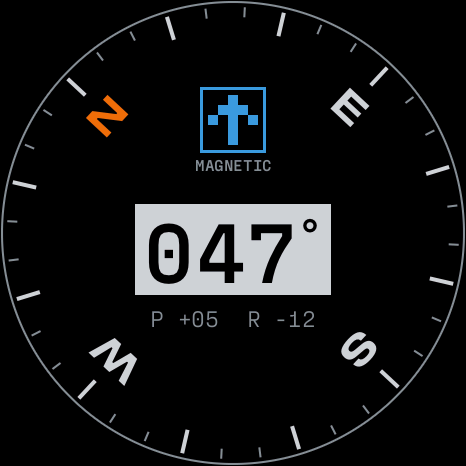
#> input picture context/design/references/firmware-captures/2026-09-25/compass-heading.png, 466 x 466 px, found by its file name
$ python calib.py
#> lines starting #> are read from the running program, lines starting #| are printed output that depends on the picture; after the words box and inside, x2 and y2 are one past the last pixel; in counts of white or black regions, pixels touching at a corner belong together; long printed decimals are rounded
### context/clock_face_design/concept-renderer/lib.py
"""Concept renderer for the 466x466 round panel.

Draws at 4x and box-filters down, which approximates the firmware's
antialiased coverage. Every element is also rendered into its own mask so
its ink bounds in panel pixels can be reported for the specification.
"""
from PIL import Image, ImageDraw, ImageFont
import numpy as np
import math

SS = 4
RECORD = True  # set False to skip ink measurement when rendering animation frames
N = 466
C = 233.0  # panel centre is the pixel corner (233, 233)

TOK = {
    'LIME': '#C0FE04', 'RED': '#F24723', 'ORANGE': '#F1710D', 'PURPLE': '#5500E4',
    'BLUE': '#409DE4', 'GRAY': '#888E98', 'WHITE': '#D2D3D6', 'BLACK': '#000000',
    'YELLOW': '#ECDB0B',  # proposed, from the reference board
}
FONT = {
    'shapiro': 'fonts/Shapiro.ttf',
    'mono': 'fonts/MonoR.otf',
    'bold': 'fonts/MonoB.otf',
}


def rgb(c):
    if isinstance(c, tuple):
        return c
    c = TOK.get(c, c)
    return tuple(int(c[i:i + 2], 16) for i in (1, 3, 5))


# [4 lines left out: function fade, not called in this run]


_fcache = {}
_icache = {}


def stroke(face, px):
    return 0


def ink_box(s, face, px):
    key = (s, face, px)
    if key not in _icache:
        f = font(face, px)
        sw = stroke(face, px)
        bb = f.getbbox(s, stroke_width=sw)
        W, H = bb[2] - bb[0] + 40, bb[3] - bb[1] + 40
        m = Image.new('L', (int(W), int(H)), 0)
        ImageDraw.Draw(m).text((20 - bb[0], 20 - bb[1]), s, font=f, fill=255, stroke_width=sw, stroke_fill=255)
        a = np.array(m)
        ys, xs = np.where(a > 100)
        _icache[key] = ((xs.min() - 20 + bb[0], ys.min() - 20 + bb[1], xs.max() + 1 - 20 + bb[0], ys.max() + 1 - 20 + bb[1]), sw)
    return _icache[key]


def font(face, px):
    key = (face, px)
    if key not in _fcache:
        _fcache[key] = ImageFont.truetype(FONT[face], int(round(px * SS)))
    return _fcache[key]


class Canvas:
    def __init__(self):
        self.img = Image.new('RGB', (N * SS, N * SS), (0, 0, 0))
#> self.img: PIL image 1864x1864 RGB; every value is 0
        self.d = ImageDraw.Draw(self.img)
        self.log = []  # (name, bbox) in panel px, inclusive

    # -- bookkeeping -------------------------------------------------------
    def _record(self, name, mask_draw_fn):
        if name is None or not RECORD:
            return None
        m = Image.new('L', (N * SS, N * SS), 0)
        mask_draw_fn(ImageDraw.Draw(m))
        a = np.array(m.resize((N, N), Image.BOX))
        ys, xs = np.where(a > 25)
        bb = None if len(ys) == 0 else (int(xs.min()), int(ys.min()), int(xs.max()), int(ys.max()))
        self.log.append((name, bb))
        return bb

    # -- primitives --------------------------------------------------------
    def rect(self, x0, y0, x1, y1, col, name=None):
        """Axis-aligned fill covering pixels x0..x1-1, y0..y1-1."""
        box = [x0 * SS, y0 * SS, x1 * SS - 1, y1 * SS - 1]
        self.d.rectangle(box, fill=rgb(col))
        self._record(name, lambda dd: dd.rectangle(box, fill=255))

    def ring(self, r0, r1, col, name=None):
#> called with r0 = 230, r1 = 232, col = 'GRAY'
        def f(dd, fill):
            dd.ellipse([(C - r1) * SS, (C - r1) * SS, (C + r1) * SS, (C + r1) * SS], fill=fill)
            dd.ellipse([(C - r0) * SS, (C - r0) * SS, (C + r0) * SS, (C + r0) * SS], fill=0 if fill == 255 else None)
        # draw annulus via mask so the inside keeps what is there
        m = Image.new('L', (N * SS, N * SS), 0)
#> m: PIL image 1864x1864 L; every value is 0
        md = ImageDraw.Draw(m)
        md.ellipse([(C - r1) * SS, (C - r1) * SS, (C + r1) * SS, (C + r1) * SS], fill=255)
        md.ellipse([(C - r0) * SS, (C - r0) * SS, (C + r0) * SS, (C + r0) * SS], fill=0)
        self.img.paste(Image.new('RGB', self.img.size, rgb(col)), (0, 0), m)
        if name:
            a = np.array(m.resize((N, N), Image.BOX))
            ys, xs = np.where(a > 25)
            self.log.append((name, (int(xs.min()), int(ys.min()), int(xs.max()), int(ys.max()))))

    def poly(self, pts, col, name=None):
        p = [(x * SS, y * SS) for x, y in pts]
        self.d.polygon(p, fill=rgb(col))
        self._record(name, lambda dd: dd.polygon(p, fill=255))

    def radial_bar(self, ang_deg, r0, r1, w, col, name=None):
        """Quadrilateral from radius r0 to r1, width w, angle clockwise from 12."""
        a = math.radians(ang_deg)
        ux, uy = math.sin(a), -math.cos(a)
        vx, vy = -uy, ux
        h = w / 2
        pts = [(C + ux * r0 + vx * h, C + uy * r0 + vy * h), (C + ux * r1 + vx * h, C + uy * r1 + vy * h),
               (C + ux * r1 - vx * h, C + uy * r1 - vy * h), (C + ux * r0 - vx * h, C + uy * r0 - vy * h)]
        self.poly(pts, col, name)

    # -- text --------------------------------------------------------------
    def ink(self, s, face, px):
        """Ink box of s drawn at origin, in 4x units, as (l, t, r, b)."""
        return ink_box(s, face, px)

    def ink_size(self, s, face, px):
        (l, t, r, b), _ = self.ink(s, face, px)
        return (r - l) / SS, (b - t) / SS

    def text(self, s, face, px, col, x=None, y=None, cx=None, cy=None, right=None, bottom=None, name=None):
        """Place text by its ink box. x/y = ink left/top, cx/cy = ink centre, right/bottom = ink edge."""
        f = font(face, px)
        (l, t, r, b), sw = self.ink(s, face, px)
        w, h = r - l, b - t
        if cx is not None:
            X = cx * SS - w / 2
        elif right is not None:
            X = right * SS - w
        else:
            X = x * SS
        if cy is not None:
            Y = cy * SS - h / 2
        elif bottom is not None:
            Y = bottom * SS - h
        else:
            Y = y * SS
        ox, oy = X - l, Y - t
        self.d.text((ox, oy), s, font=f, fill=rgb(col), stroke_width=sw, stroke_fill=rgb(col))
        return self._record(name, lambda dd: dd.text((ox, oy), s, font=f, fill=255, stroke_width=sw, stroke_fill=255))

    # -- output ------------------------------------------------------------
    def render(self, offpanel=True):
        im = self.img.resize((N, N), Image.BOX)
        if offpanel:
            m = Image.new('L', (N * SS, N * SS), 0)
            ImageDraw.Draw(m).ellipse([0, 0, N * SS - 1, N * SS - 1], fill=255)
            m = m.resize((N, N), Image.BOX)
            bg = Image.new('RGB', (N, N), (28, 28, 28))
            bg.paste(im, (0, 0), m)
            im = bg
        return im

    def save(self, path, offpanel=True):
        im = self.render(offpanel)
        im.save(path)
        return im


# -- shared symbol system: 5x5 grid, 5 px modules, 4 px padding, 33x33 tile --
def icon(cv, x, y, tile, rows, name='icon'):
    cv.rect(x, y, x + 33, y + 33, tile, name=name)
    for j, row in enumerate(rows.split()):
        for i, bit in enumerate(row):
            if bit == '1':
                cv.rect(x + 4 + 5 * i, y + 4 + 5 * j, x + 9 + 5 * i, y + 9 + 5 * j, 'BLACK')


# [4 lines left out: function chord_half, not called in this run]


def rtext(cv, s, face, px, col, ang_deg, r):
    """Text centred on the point at radius r, turned so its top faces outward."""
    f = font(face, px)
    (l, t, rr, b), sw = ink_box(s, face, px)
    w, h = rr - l, b - t
    pad = 8
    m = Image.new('L', (int(w + 2 * pad), int(h + 2 * pad)), 0)
    ImageDraw.Draw(m).text((pad - l, pad - t), s, font=f, fill=255, stroke_width=sw, stroke_fill=255)
    m = m.rotate(-ang_deg, resample=Image.BICUBIC, expand=True)
    a = math.radians(ang_deg)
    px_, py_ = C + math.sin(a) * r, C - math.cos(a) * r
    ox, oy = int(round(px_ * SS - m.width / 2)), int(round(py_ * SS - m.height / 2))
    cv.img.paste(Image.new('RGB', m.size, rgb(col)), (ox, oy), m)


# [7 lines left out: function pen, not called in this run]


def adv(face, px, s='0'):
    return font(face, px).getlength(s) / SS


# [45 lines left out: functions hhmm, frame_for, icon_sized, not called in this run]


def cap_height(face, px):
    (l, t, r, b), _ = ink_box('H', face, px)
    return (b - t) / SS


def lsb(s, face, px):
    (l, t, r, b), _ = ink_box(s, face, px)
    return l / SS


BAND_CLIP_R = 232.0   # the ring's outer radius: a band ends exactly where the page's ring does


# [16 lines left out: function band, not called in this run]
clipped_band = band

### context/clock_face_design/concept-renderer/calib.py
from lib import *
cv = Canvas()
H = 47
cv.ring(230, 232, 'GRAY')
for k in range(36):
    a = k * 10 - H
    if k % 3 == 0:
        cv.radial_bar(a, 202, 226, 4, 'WHITE')
    else:
        cv.radial_bar(a, 216, 226, 2, 'GRAY')
for k, L in enumerate('NESW'):
    rtext(cv, L, 'shapiro', 40, 'ORANGE' if L == 'N' else 'WHITE', k * 90 - H, 172)
#> this loop made 4 passes
#> rr in rtext on passes 1 to 4: 104, 91, 93, 153
icon(cv, 217, 102, 'BLUE', '00100 01110 10101 00100 00100')
#> in _record (call 37), `mask_draw_fn(ImageDraw.Draw(m))`: m: PIL image 1864x1864 L; 0.5% white; 1 white region, box (x1, y1, x2, y2) and area: (868, 408, 1000, 540) 17424
#> in _record (call 37), `a = np.array(m.resize((N, N), Image.BOX))`:
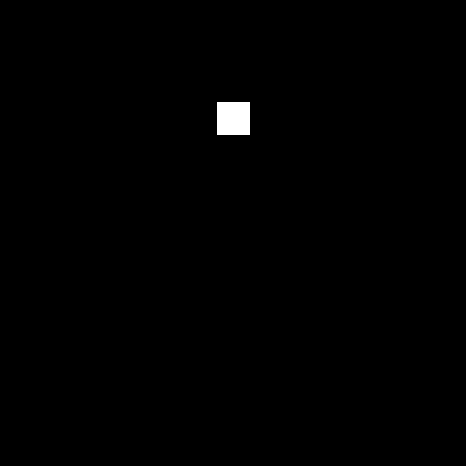
#> a: shape (466, 466); 0.5% white; 1 white region, box (x1, y1, x2, y2) and area: (217, 102, 250, 135) 1089
#> in _record (call 37), `ys, xs = np.where(a > 25)`: ys = 1089 values from 102 to 134; xs = 1089 values, max 249 at index 32, min 217 at index 0, mean 233
#> in _record (call 37), `bb = None if len(ys) == 0 else (int(xs.min()), int(ys.min()), int(xs.m..`: bb = (217, 102, 249, 134)
cv.text('MAGNETIC', 'bold', 16, 'GRAY', cx=233, y=142, name='caption')
#> in ink_box (call 5), `m = Image.new('L', (int(W), int(H)), 0)`: m: PIL image 378x89 L; every value is 0
#> in text, `(l, t, r, b), sw = self.ink(s, face, px)`: l = 6; t = 12; r = 335; b = 61; sw = 0
#> in text, `w, h = r - l, b - t`: w = 329; h = 49
#> in text, `X = cx * SS - w / 2`: X = 767.5
#> in text, `ox, oy = X - l, Y - t`: ox = 761.5; oy = 556
cv.rect(135, 186, 331, 277, 'WHITE')
cv.text('047', 'bold', 86, 'BLACK', x=149, cy=233, name='digits')
#> in ink_box (call 6), `m = Image.new('L', (int(W), int(H)), 0)`: m: PIL image 697x300 L; every value is 0
cv.text('P +05  R -12', 'mono', 23, 'GRAY', cx=233, y=293, name='tilt')
#> in ink_box (call 7), `m = Image.new('L', (int(W), int(H)), 0)`: m: PIL image 621x109 L; every value is 0
#> in ink_box (call 7), `ImageDraw.Draw(m).text((20 - bb[0], 20 - bb[1]), s, font=f, fill=255, ..`:
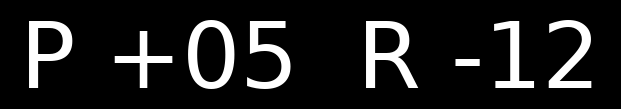
#> m: PIL image 621x109 L; min 0, max 255, mean 31.1
#> in ink_box (call 7), `ys, xs = np.where(a > 100)`: ys = 8313 values from 20 to 88; xs = 8313 values, max 590 at index 2027, min 29 at index 24, mean 307.8
cv.rect(138, 321, 329, 322, 'GRAY')
cv.text('COVER SCREEN TO RECAL', 'mono', 14, 'GRAY', cx=233, y=328, name='hint')
#> in ink_box (call 8), `m = Image.new('L', (int(W), int(H)), 0)`: m: PIL image 776x83 L; every value is 0
#> in ink_box (call 8), `ImageDraw.Draw(m).text((20 - bb[0], 20 - bb[1]), s, font=f, fill=255, ..`:
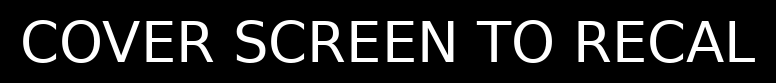
#> m: PIL image 776x83 L; min 0, max 255, mean 34.2
#> in ink_box (call 8), `ys, xs = np.where(a > 100)`: ys = 9029 values from 20 to 62; xs = 9029 values, max 754 at index 7964, min 23 at index 3378, mean 381.5
im = cv.save('out/calib-compass.png')
#> in render, `ImageDraw.Draw(m).ellipse([0, 0, N * SS - 1, N * SS - 1], fill=255)`: m: PIL image 1864x1864 L; 78.5% white; 4 black regions, box (x1, y1, x2, y2) and area: (0, 0, 901, 901) 186475, (963, 0, 1864, 901) 186475, (0, 963, 901, 1864) 186475, (963, 963, 1864, 1864) 186475
#> in render, `m = m.resize((N, N), Image.BOX)`:
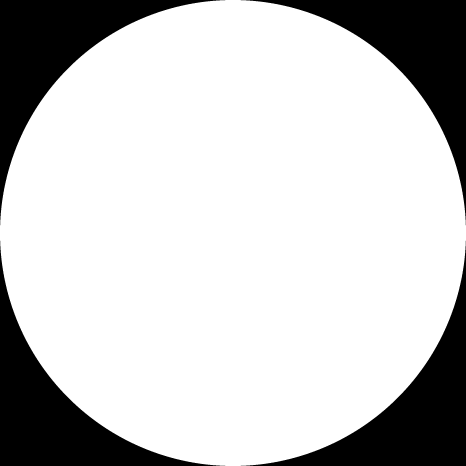
#> m: PIL image 466x466 L; min 0, max 255, mean 200.3
#> in render, `bg = Image.new('RGB', (N, N), (28, 28, 28))`: bg: PIL image 466x466 RGB; every value is 28
#> in render, `bg.paste(im, (0, 0), m)`:
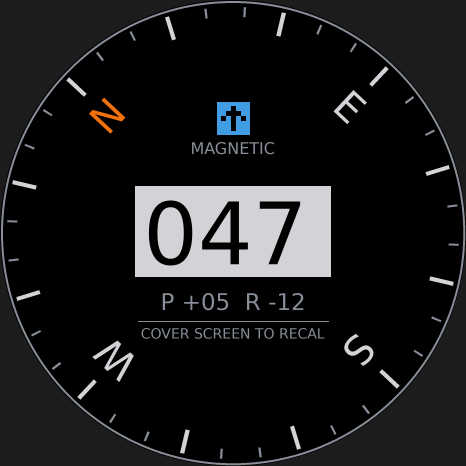
#> bg: PIL image 466x466 RGB; mean R, G, B 26.1, 26.5, 27.1
for n, b in cv.log: print(n, b)
#> this loop made 5 passes
#> (n, b) on passes 1 to 5: ('icon', (217, 102, 249, 134)), ('caption', (192, 142, 273, 154)), ('digits', (149, 200, 300, 265)), ('tilt', (162, 293, 303, 310)), ('hint', (141, 328, 324, 338))
#| icon (217, 102, 249, 134)
#| caption (192, 142, 273, 154)
#| digits (149, 200, 300, 265)
#| tilt (162, 293, 303, 310)
#| hint (141, 328, 324, 338)
ref = Image.open('ref/compass-heading.png').convert('RGB')
#> ref is the input picture: PIL image 466x466 RGB; mean R, G, B 20, 20.9, 21.6
side = Image.new('RGB', (932, 466)); side.paste(ref, (0, 0)); side.paste(im, (466, 0)); side.save('out/calib-side.png')
#> after `side = Image.new('RGB', (932, 466))`: side: PIL image 932x466 RGB; every value is 0
#> after `side.paste(im, (466, 0))`:
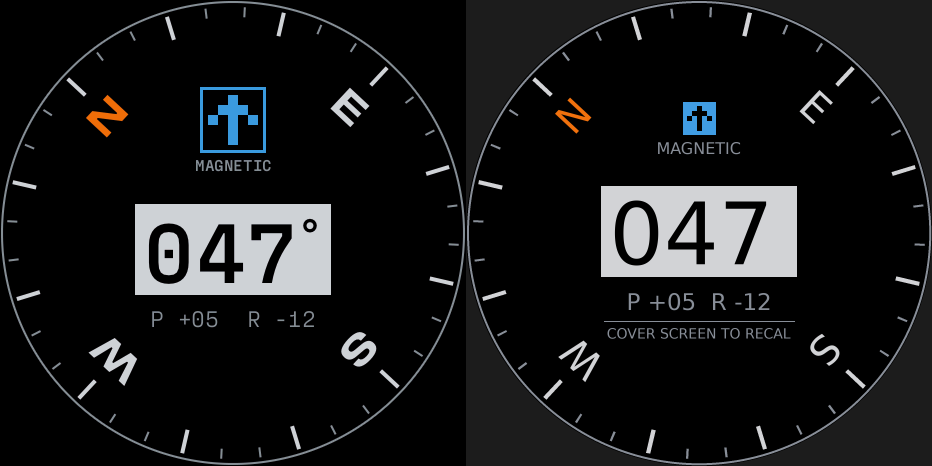
#> side: PIL image 932x466 RGB; mean R, G, B 23.1, 23.7, 24.4
d = np.abs(np.array(ref).astype(int) - np.array(im).astype(int)).sum(axis=2)
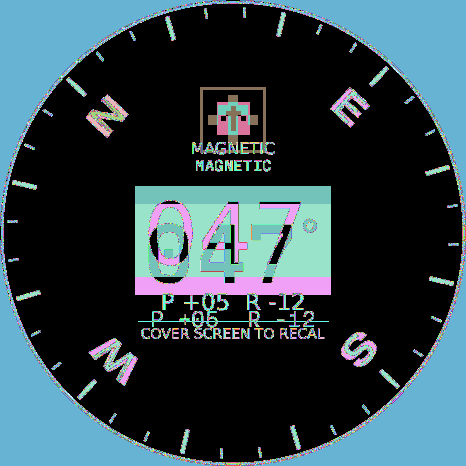
#> d: shape (466, 466) int64; 596 distinct labels, from 0 to 635; one colour per label, 0 black
print('mean abs diff', d.mean())
#| mean abs diff 62.311

$ run again, with context/design/references/firmware-captures/2026-09-25/always-on-local.png copied over context/design/references/firmware-captures/2026-09-25/compass-heading.png
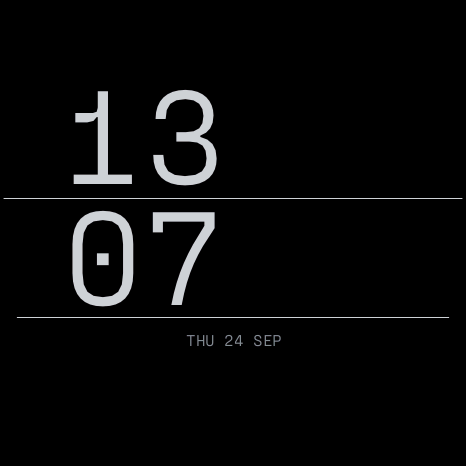
#> input picture context/design/references/firmware-captures/2026-09-25/always-on-local.png, 466 x 466 px, found by its file name
#> the loop `for k, L in enumerate('NESW'):` made 4 passes
#> rr in rtext on passes 1 to 4: 104, 91, 93, 153
#> in text, `(l, t, r, b), sw = self.ink(s, face, px)`: l = 6; t = 12; r = 335; b = 61; sw = 0
#> in text, `w, h = r - l, b - t`: w = 329; h = 49
#> X = 767.5
#> in text, `ox, oy = X - l, Y - t`: ox = 761.5; oy = 556
#> the loop `for n, b in cv.log: print(n, b)` made 5 passes
#> (n, b) on passes 1 to 5: ('icon', (217, 102, 249, 134)), ('caption', (192, 142, 273, 154)), ('digits', (149, 200, 300, 265)), ('tilt', (162, 293, 303, 310)), ('hint', (141, 328, 324, 338))
#> (printed output is left out)
#> ref is the input picture: PIL image 466x466 RGB; mean R, G, B 8.4, 8.5, 8.7
#> side: PIL image 932x466 RGB; every value is 0
#> `side.paste(im, (466, 0))`:
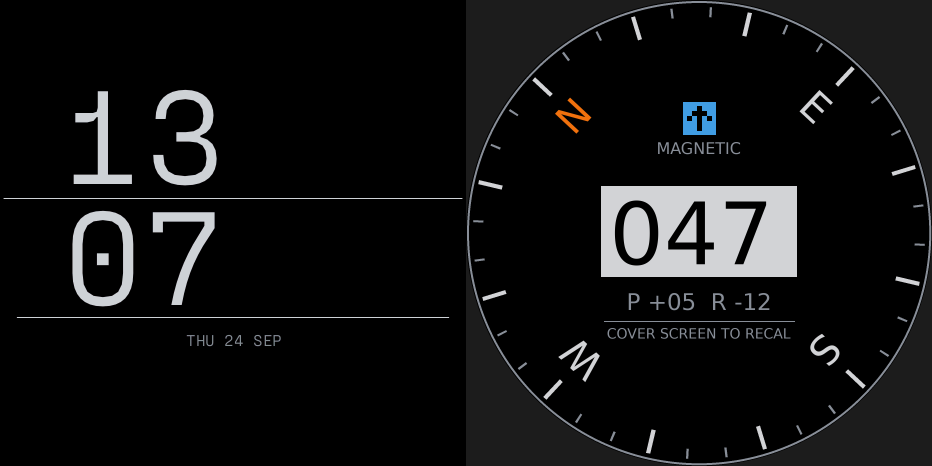
#> side: PIL image 932x466 RGB; mean R, G, B 17.2, 17.5, 17.9
#> `d = np.abs(np.array(ref).astype(int) - np.array(im).astype(int)).sum(a..`:
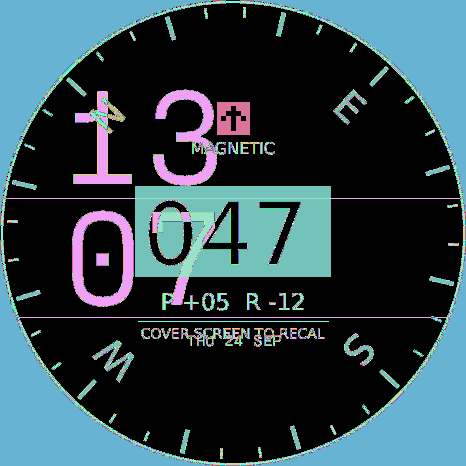
#> d: shape (466, 466) int64; 603 distinct labels, from 0 to 635; one colour per label, 0 black
#| mean abs diff 97.485

$ run again, with context/design/references/firmware-captures/2026-09-25/always-on-no-data.png copied over context/design/references/firmware-captures/2026-09-25/compass-heading.png
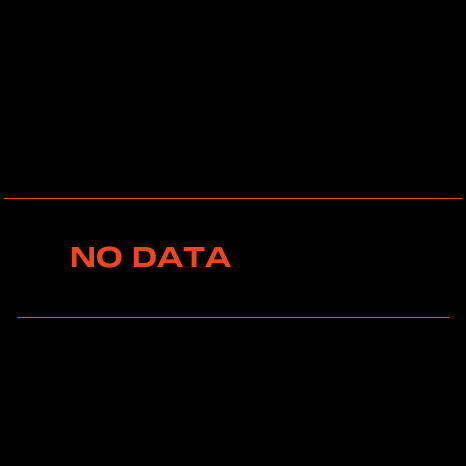
#> input picture context/design/references/firmware-captures/2026-09-25/always-on-no-data.png, 466 x 466 px, found by its file name
#> the loop `for k, L in enumerate('NESW'):` made 4 passes
#> rr in rtext on passes 1 to 4: 104, 91, 93, 153
#> in text, `(l, t, r, b), sw = self.ink(s, face, px)`: l = 6; t = 12; r = 335; b = 61; sw = 0
#> in text, `w, h = r - l, b - t`: w = 329; h = 49
#> X = 767.5
#> in text, `ox, oy = X - l, Y - t`: ox = 761.5; oy = 556
#> the loop `for n, b in cv.log: print(n, b)` made 5 passes
#> (n, b) on passes 1 to 5: ('icon', (217, 102, 249, 134)), ('caption', (192, 142, 273, 154)), ('digits', (149, 200, 300, 265)), ('tilt', (162, 293, 303, 310)), ('hint', (141, 328, 324, 338))
#> (printed output is left out)
#> ref is the input picture: PIL image 466x466 RGB; mean R, G, B 2.6, 0.8, 0.4
#> side: PIL image 932x466 RGB; every value is 0
#> `side.paste(im, (466, 0))`:
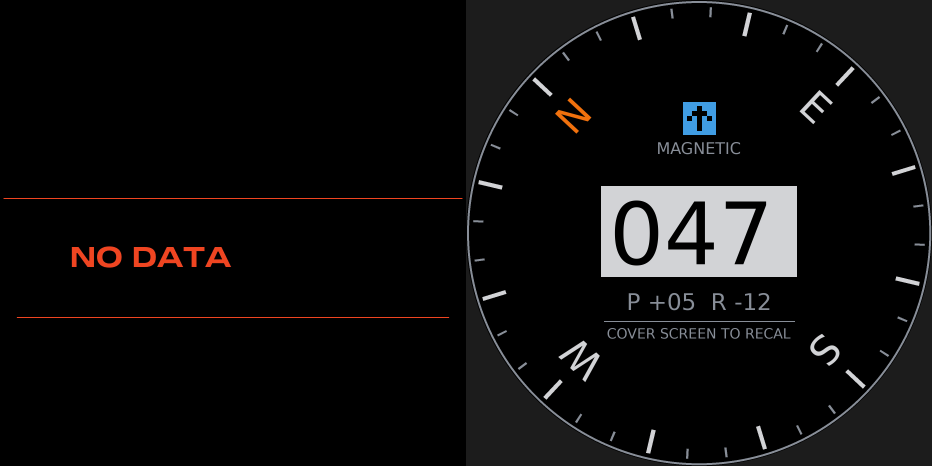
#> side: PIL image 932x466 RGB; mean R, G, B 14.4, 13.6, 13.7
#> `d = np.abs(np.array(ref).astype(int) - np.array(im).astype(int)).sum(a..`:
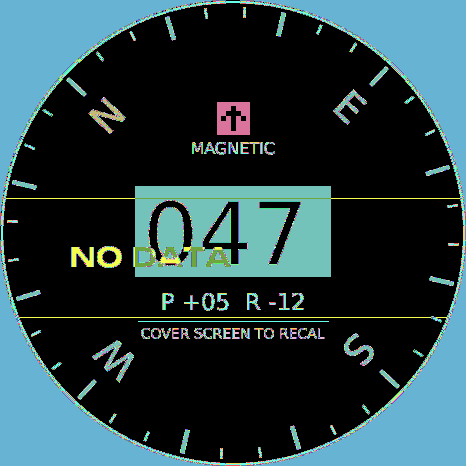
#> d: shape (466, 466) int64; 572 distinct labels, from 0 to 635; one colour per label, 0 black
#| mean abs diff 80.731

$ run again, with context/design/references/firmware-captures/2026-09-25/clock-entering.png copied over context/design/references/firmware-captures/2026-09-25/compass-heading.png
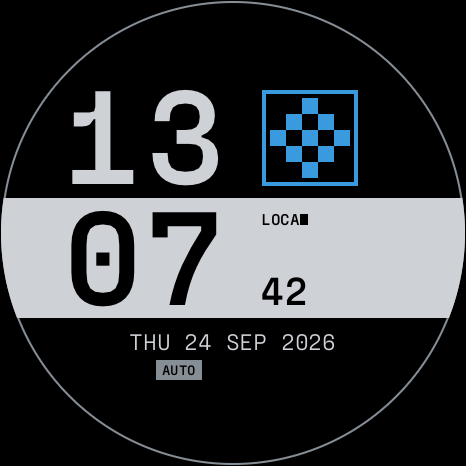
#> input picture context/design/references/firmware-captures/2026-09-25/clock-entering.png, 466 x 466 px, found by its file name
#> the loop `for k, L in enumerate('NESW'):` made 4 passes
#> rr in rtext on passes 1 to 4: 104, 91, 93, 153
#> in text, `(l, t, r, b), sw = self.ink(s, face, px)`: l = 6; t = 12; r = 335; b = 61; sw = 0
#> in text, `w, h = r - l, b - t`: w = 329; h = 49
#> X = 767.5
#> in text, `ox, oy = X - l, Y - t`: ox = 761.5; oy = 556
#> the loop `for n, b in cv.log: print(n, b)` made 5 passes
#> (n, b) on passes 1 to 5: ('icon', (217, 102, 249, 134)), ('caption', (192, 142, 273, 154)), ('digits', (149, 200, 300, 265)), ('tilt', (162, 293, 303, 310)), ('hint', (141, 328, 324, 338))
#> (printed output is left out)
#> ref is the input picture: PIL image 466x466 RGB; mean R, G, B 54.6, 57.4, 59.7
#> side: PIL image 932x466 RGB; every value is 0
#> `d = np.abs(np.array(ref).astype(int) - np.array(im).astype(int)).sum(a..`:
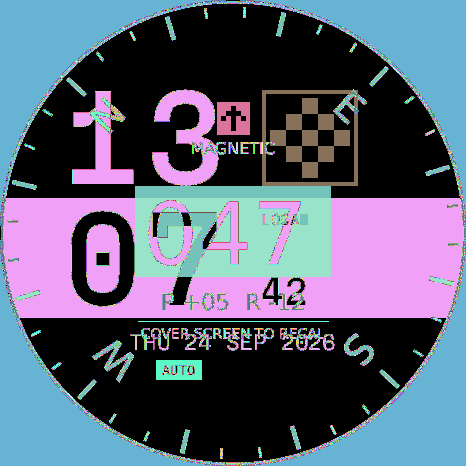
#> d: shape (466, 466) int64; 618 distinct labels, from 0 to 635; one colour per label, 0 black
#| mean abs diff 173.131
